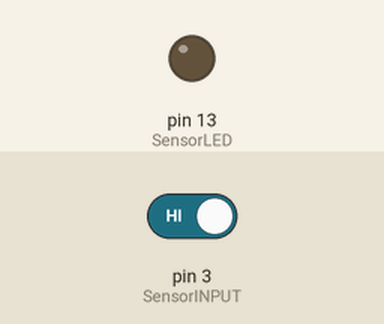
Recording of a sketch running on a simulated Arduino Uno, built with avr-gcc and run on an emulated ATmega328P. Parts: output pins drawn as LEDs (lit = HIGH). Inputs (shaded band) come from the test bench; at power-on: pin 3 (SensorINPUT) HIGH.

Above: at 1.2 s.
1.3 s: pin 3 (SensorINPUT) driven LOW
At 1.7 s:
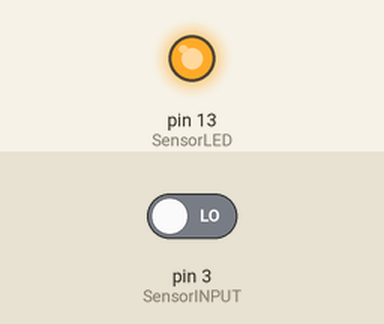
Timing chart, 0 to 4.3 s (numbered marks = the images above; inputs shaded):
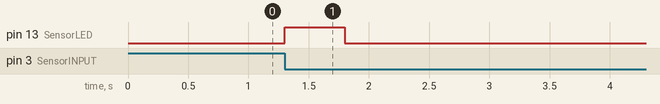

The sketch:

Vibration.ino
```cpp
// 震动传感器
// Author: Jiahui Tang
// Date: 2016-12-28

#define SensorLED     13
#define SensorINPUT   3  //Connect the sensor to digital Pin 3 which is Interrupts 1.

unsigned char state = 0;

void setup()
{
  pinMode(SensorLED, OUTPUT);
  pinMode(SensorINPUT, INPUT);
  attachInterrupt(1, blink, FALLING);// Trigger the blink function when the falling edge is detected

}

void loop()
{
      if(state!=0)
      {
        state = 0;
        digitalWrite(SensorLED,HIGH);
        delay(500);
      }
      else
        digitalWrite(SensorLED,LOW);
}

void blink()//Interrupts function
{
  state++;
}
```

Measured:
- after the input at 1.3 s, pin 13 (SensorLED): LOW → HIGH at once, → LOW 0.50 s later
